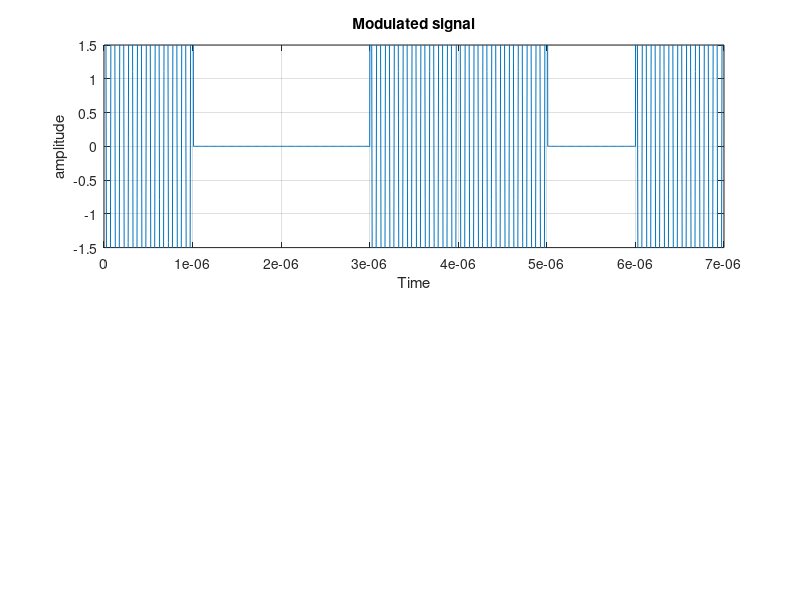

The MATLAB script that drew this image:
% Digital signal to analog signal convert
clc;
clear all;
close all;


% 1st step:
% Generate digital signal from binary data
x = [1 0 0 1 1 0 1]

disp(x);
bp=.000001;


bit=[];


for n=1:1:length(x)
  if x(n)==1
    se = ones(1,100);
  else
    se = zeros(1,100);
  end
  bit=[bit se];
end

t1 = bp/100:bp/100:length(x)*bp;

subplot(2,1,1);
plot(t1,bit,'LineWidth',2.5); grid on;
axis([0 length(x)*bp -0.5 1.5]);
xlabel('Time');
ylabel('amplitude');
title('Dig signal'); 

% Step 2
% Ask modulation | Generate analog signal

A0=0;
A1=10;
f=10/bp;

t2=bp/99:bp/99:bp;
m=[];

for n=1:1:length(x)
  if x(n)==1
    y=A1*cos(2*pi*f*t2);
  else
    y=A0*cos(2*pi*f*t2);
  end
  m=[m y];
end

t3=bp/99:bp/99:bp*length(x);


subplot(2,1,1);
plot(t3,m); grid on;
axis([0 length(x)*bp -1.5 1.5]);
xlabel('Time');
ylabel('amplitude');
title('Modulated signal'); 
